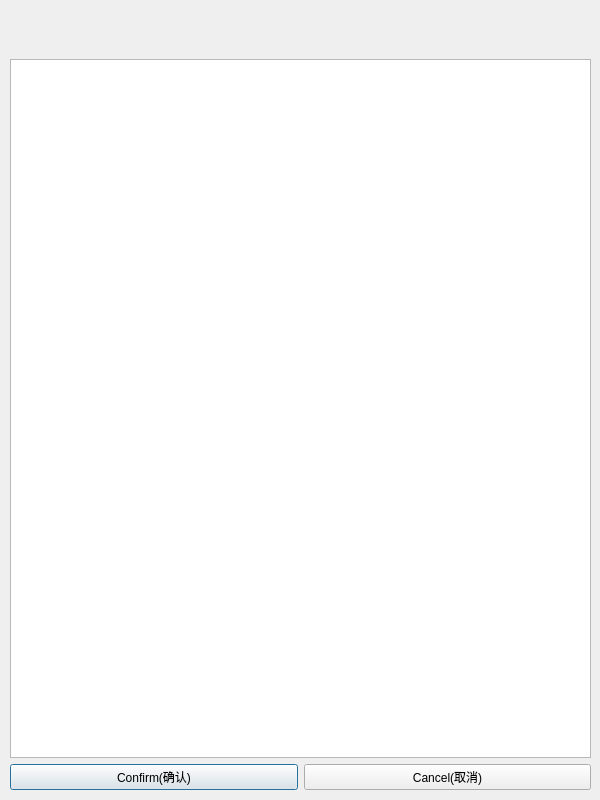
<?xml version="1.0" encoding="UTF-8"?>
<ui version="4.0">
 <class>WindowSelectionDialog</class>
 <widget class="QDialog" name="WindowSelectionDialog">
  <property name="geometry">
   <rect>
    <x>0</x>
    <y>0</y>
    <width>600</width>
    <height>800</height>
   </rect>
  </property>
  <property name="minimumSize">
   <size>
    <width>600</width>
    <height>800</height>
   </size>
  </property>
  <property name="maximumSize">
   <size>
    <width>600</width>
    <height>800</height>
   </size>
  </property>
  <property name="windowTitle">
   <string>Dialog</string>
  </property>
  <widget class="QWidget" name="verticalLayoutWidget">
   <property name="geometry">
    <rect>
     <x>10</x>
     <y>59</y>
     <width>581</width>
     <height>731</height>
    </rect>
   </property>
   <layout class="QVBoxLayout" name="verticalLayout">
    <item>
     <widget class="QListWidget" name="listWidget">
      <property name="maximumSize">
       <size>
        <width>16777215</width>
        <height>16777215</height>
       </size>
      </property>
     </widget>
    </item>
    <item>
     <layout class="QHBoxLayout" name="horizontalLayout">
      <item>
       <widget class="QPushButton" name="okButton">
        <property name="text">
         <string>Confirm(确认)</string>
        </property>
       </widget>
      </item>
      <item>
       <widget class="QPushButton" name="cancelButton">
        <property name="text">
         <string>Cancel(取消)</string>
        </property>
       </widget>
      </item>
     </layout>
    </item>
   </layout>
  </widget>
  <widget class="QLabel" name="label1">
   <property name="geometry">
    <rect>
     <x>140</x>
     <y>10</y>
     <width>311</width>
     <height>41</height>
    </rect>
   </property>
   <property name="text">
    <string/>
   </property>
  </widget>
 </widget>
 <resources/>
 <connections/>
</ui>
